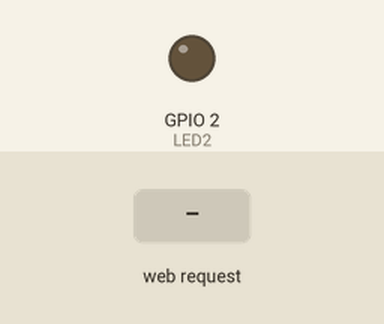
A sketch run on a simulated ESP32. Parts: output pins drawn as LEDs (lit = HIGH). Inputs (shaded band) come from the test bench. WiFi joins after 1.5 s; servers stay silent unless stated; what the sketch prints to the serial monitor is not drawn.

Above: at 2.7 s.
2.8 s: HTTP request GET /on2 received
At 3.7 s:
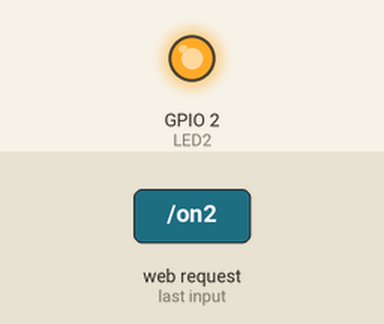
4.3 s: HTTP request GET /off2 received
At 4.8 s:
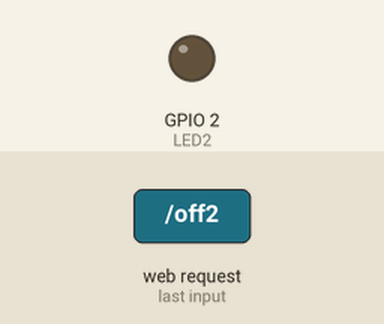
Timing chart, 0 to 7.3 s (numbered marks = the images above; inputs shaded):
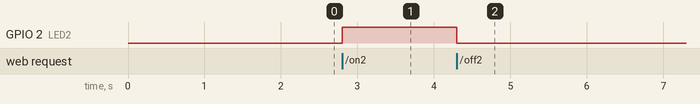

The sketch:

testing_wifi_esp.ino
```cpp
#include <WiFi.h>
const char* ssid = "Orange_wifi_50D9";
const char* password = "n39B2aDYMAE";

WiFiServer server(80); // Port 80

#define LED2  2    // LED2 is a Built-in LED.
String state = "";
int wait30 = 30000; // time to reconnect when connection is lost.

void setup() {
  //
  Serial.begin(115200);
  pinMode(LED2, OUTPUT);

// Connect WiFi net.

  Serial.println();
  Serial.print("Connecting with ");
  Serial.println(ssid);
 // hadi hia li catconnectih
  WiFi.begin(ssid, password);
 // if not connected yet katb9a tkteb f no9at
  while (WiFi.status() != WL_CONNECTED) {
    delay(500);
    Serial.print(".");
  }
  // hna fach ghatconnecta
  Serial.println("Connected with WiFi.");

  // Start Web Server.
  server.begin();
  Serial.println("Web Server started.");

  // Esta es la IP
  Serial.print("This is IP to connect to the WebServer: ");
  Serial.print("http://");
  Serial.println(WiFi.localIP());
}

void loop() {
// If disconnected, try to reconnect every 30 seconds.
  if ((WiFi.status() != WL_CONNECTED) && (millis() > wait30)) {
    Serial.println("Trying to reconnect WiFi...");
    WiFi.disconnect();
    WiFi.begin(ssid, password);
    wait30 = millis() + 30000;
  }

  // Check if a client has connected..
  WiFiClient client = server.available();
  if (!client) {
    return;
  }

  Serial.print("New client: ");
  Serial.println(client.remoteIP());

  // Espera hasta que el cliente envíe datos.
  // while(!client.available()){ delay(1); }

  /////////////////////////////////////////////////////
  // Read the information sent by the client.
  String req = client.readStringUntil('\r');
  Serial.println(req);

  // Make the client's request.
       if (req.indexOf("on2") != -1) {digitalWrite(LED2, HIGH); state = "ON";}
       if (req.indexOf("off2") != -1){digitalWrite(LED2, LOW); state = "OFF";}
     if(req.indexOf("admin")!= -1){state = "You are now Root!";}
     if (req.indexOf("consult") != -1){
         if (digitalRead(LED2)){state = "LED2 now is ON";}
         else {state = "LED2 now is OFF";}
          }

  //////////////////////////////////////////////
  //  WEB PAGE. ////////////////////////////
  client.println("HTTP/1.1 200 OK");
  client.println("Content-Type: text/html");
  client.println(""); //  Important.
  client.println("<!DOCTYPE HTML>");
  client.println("<html>");
  client.println("<head><meta charset=utf-8></head>");
  client.println("<body><center><font face='Arial'>");
  client.println("<h1>ESP32 web server</h1>");
  client.println("<h2><font color='#009900'>Welcome ladies and gentelmen</font></h2>");
  client.println("<h3>Cyber Hassan</h3>");
  client.println("<br><br>");
  client.println("<a href='on2'><button>Click to ON LED2</button></a>");
  client.println("<a href='off2'><button>Click to OFF LED2</button></a>");
  client.println("<a href='consult'><button>Consult status LED2</button></a>");
  client.println("<br><br>");
  client.println(state);
  client.println("</font></center></body></html>");

  Serial.print("Client disconnected: ");
  Serial.println(client.remoteIP());
  client.flush();
  client.stop();
}
```

Measured:
- after the input at 2.8 s, GPIO 2 (LED2): LOW → HIGH at once
- after the input at 4.3 s, GPIO 2 (LED2): HIGH → LOW at once
